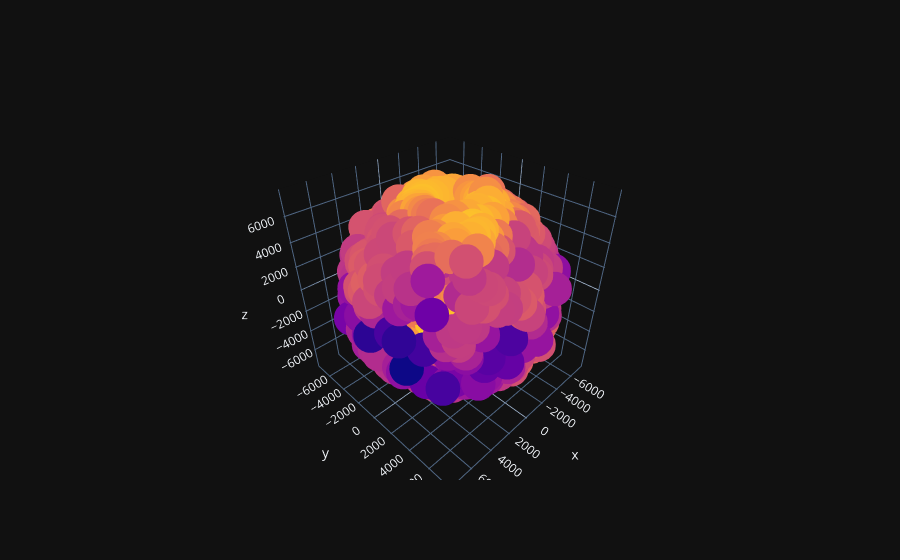

Notebook source saved alongside this figure:
### Code cell
#KDE for cosmos garbage
data_garbage_cosmos = np.array(Cosmos_G)
data_garbage_cosmos = data_garbage_cosmos[~np.isnan(data_garbage_cosmos).any(axis=1)]

model = KernelDensity(kernel='gaussian', bandwidth = 1000)
model.fit(data_garbage_cosmos)
log_dens = model.score_samples(data_garbage_cosmos)

fig = go.Figure(data=[go.Scatter3d(x=data_garbage_cosmos[:,0], y=data_garbage_cosmos[:,1], z=data_garbage_cosmos[:,2],
                                   mode='markers', marker={"size":12, "color":log_dens})])
fig.show()

### Figure 1 — Plotly figure (JSON) as saved in the notebook; plotly's stock layout.template omitted (floating-point values rounded to 4 significant figures; data arrays with more than 128 entries replaced by an {"elided": "..."} marker saying what was removed)
{"data": [{"marker": {"color": {"elided": "781 float values"}, "size": 12}, "mode": "markers", "x": {"elided": "781 float values"}, "y": {"elided": "781 float values"}, "z": {"elided": "781 float values"}, "type": "scatter3d"}], "layout": {}}
